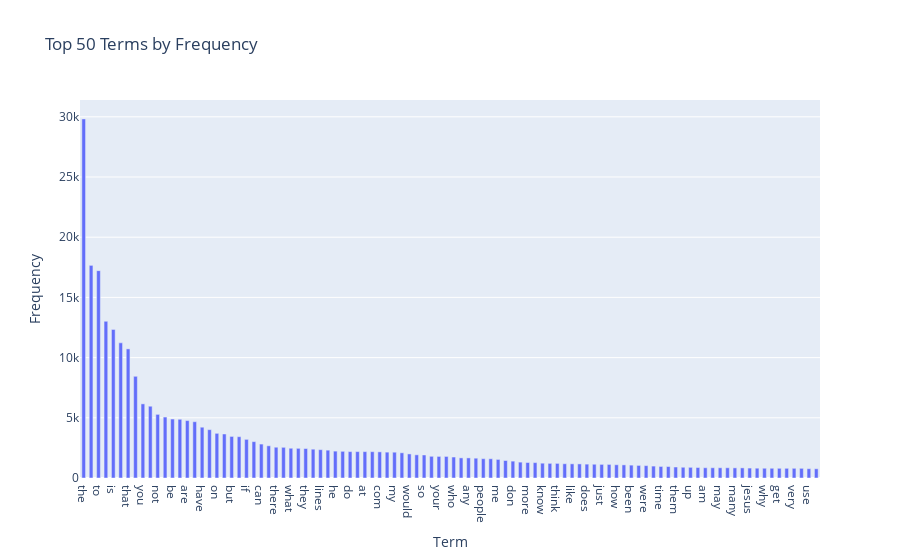

Notebook source saved alongside this figure:
### Markdown cell above
### >>> **Exercise 14 (take home):** 
Additionally, you can attempt to sort the terms on the `x-axis` by frequency instead of in alphabetical order. This way the visualization is more meaninfgul and you will be able to observe the so called [long tail](https://en.wikipedia.org/wiki/Long_tail) (get familiar with this term since it will appear a lot in data mining and other statistics courses). see picture below

![alt txt](https://upload.wikimedia.org/wikipedia/commons/thumb/8/8a/Long_tail.svg/1000px-Long_tail.svg.png)

### Code cell
# Answer here
# 計算每個詞的出現總頻率
term_frequencies = np.asarray(X_counts.sum(axis=0))[0]

# 創建詞頻的 DataFrame
df = pd.DataFrame({'Term': count_vect.get_feature_names_out()[0:], 'Frequency': term_frequencies[0:]})

# 篩選出頻率最高的 100 個詞
df_top = df.nlargest(100, 'Frequency')

# df['Top'] = df['Frequency'].rank(method='min', ascending=False) <= 100
# df_top = df[df['Top']]


# 使用 Plotly 繪製條形圖
fig = px.bar(df_top, x='Term', y='Frequency', title="Top 50 Terms by Frequency")
fig.update_traces(width=0.5)
fig.show()

### Figure 1 — Plotly figure (JSON) as saved in the notebook; plotly's stock layout.template omitted (floating-point values rounded to 4 significant figures)
{"data": [{"alignmentgroup": "True", "hovertemplate": "Term=%{x}<br>Frequency=%{y}<extra></extra>", "legendgroup": "", "marker": {"color": "#636efa", "pattern": {"shape": ""}}, "name": "", "offsetgroup": "", "orientation": "v", "showlegend": false, "textposition": "auto", "type": "bar", "width": 0.5, "x": ["the", "of", "to", "and", "is", "in", "that", "it", "you", "for", "not", "this", "be", "from", "are", "edu", "have", "as", "on", "with", "but", "or", "if", "was", "can", "we", "there", "by", "what", "subject", "they", "an", "lines", "one", "he", "god", "do", "organization", "at", "re", "com", "about", "my", "all", "would", "will", "so", "some", "your", "no", "who", "has", "any", "writes", "people", "which", "me", "article", "don", "his", "more", "other", "know", "when", "think", "their", "like", "university", "does", "out", "just", "only", "how", "also", "been", "than", "were", "then", "time", "because", "them", "posting", "up", "had", "am", "should", "may", "these", "many", "say", "jesus", "see", "why", "us", "get", "good", "very", "believe", "use", "such"], "xaxis": "x", "y": [29825, 17660, 17222, 13017, 12343, 11226, 10723, 8447, 6157, 5962, 5285, 5063, 4898, 4877, 4769, 4675, 4218, 4015, 3709, 3655, 3453, 3432, 3208, 3020, 2818, 2674, 2556, 2548, 2472, 2464, 2448, 2393, 2353, 2312, 2232, 2216, 2193, 2192, 2191, 2186, 2172, 2148, 2143, 2093, 2000, 1925, 1912, 1802, 1793, 1791, 1742, 1671, 1669, 1645, 1604, 1599, 1543, 1453, 1400, 1318, 1286, 1278, 1230, 1215, 1213, 1184, 1177, 1170, 1151, 1142, 1130, 1127, 1100, 1090, 1068, 1045, 1028, 989, 959, 952, 914, 892, 885, 870, 852, 851, 850, 850, 841, 840, 825, 814, 811, 808, 806, 805, 805, 803, 772, 766], "yaxis": "y"}], "layout": {"barmode": "relative", "legend": {"tracegroupgap": 0}, "title": {"text": "Top 50 Terms by Frequency"}, "xaxis": {"anchor": "y", "domain": [0, 1], "title": {"text": "Term"}}, "yaxis": {"anchor": "x", "domain": [0, 1], "title": {"text": "Frequency"}}}}
